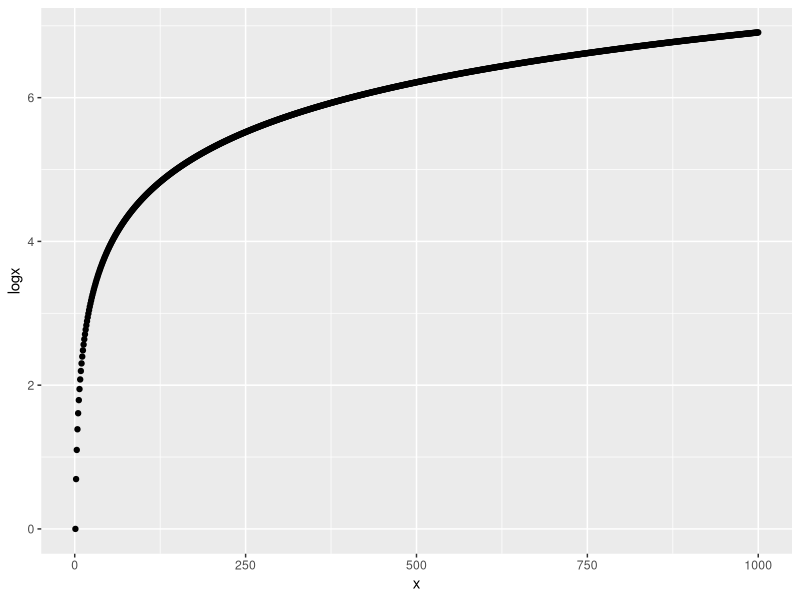
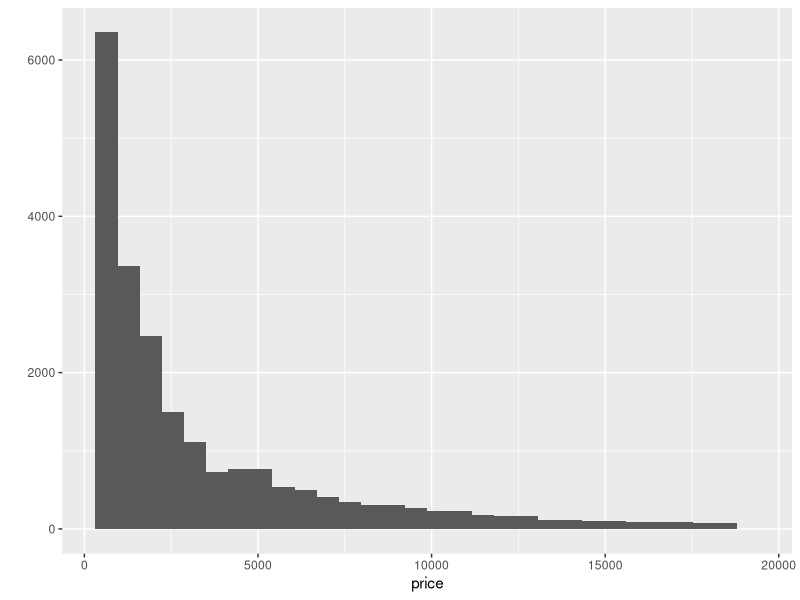
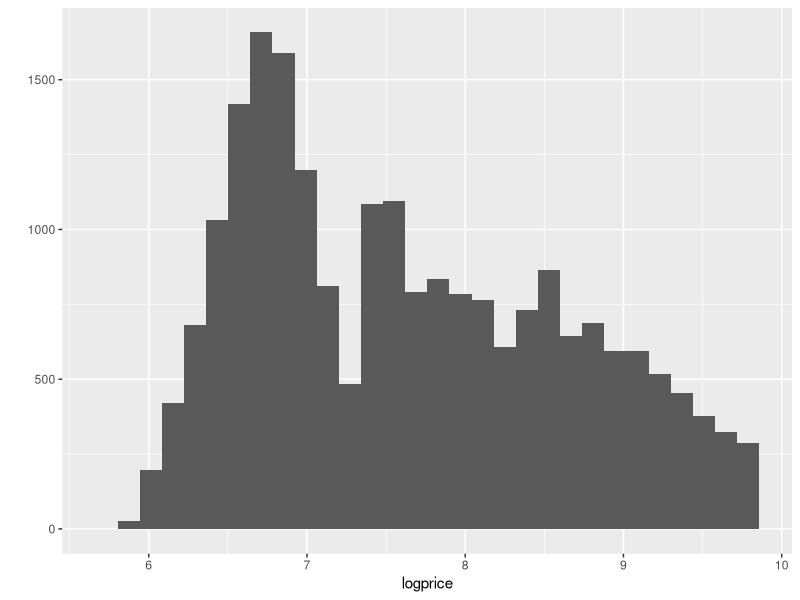
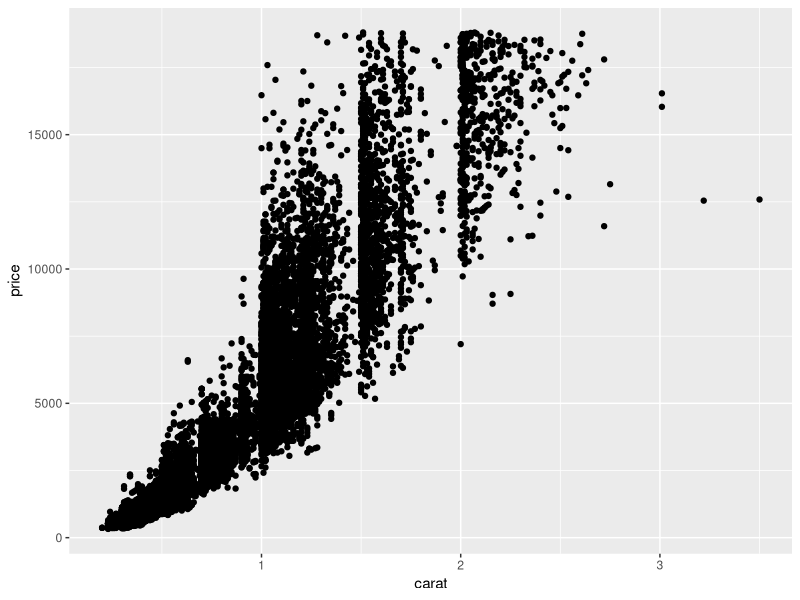
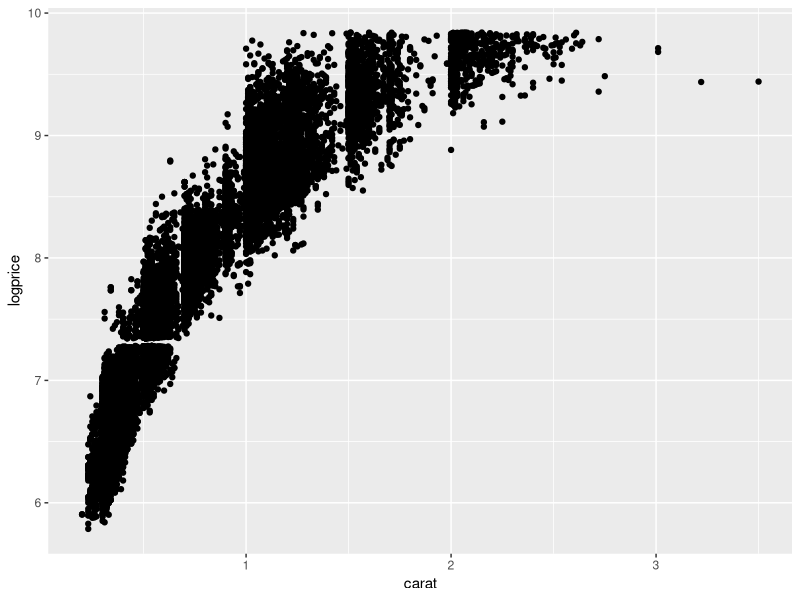
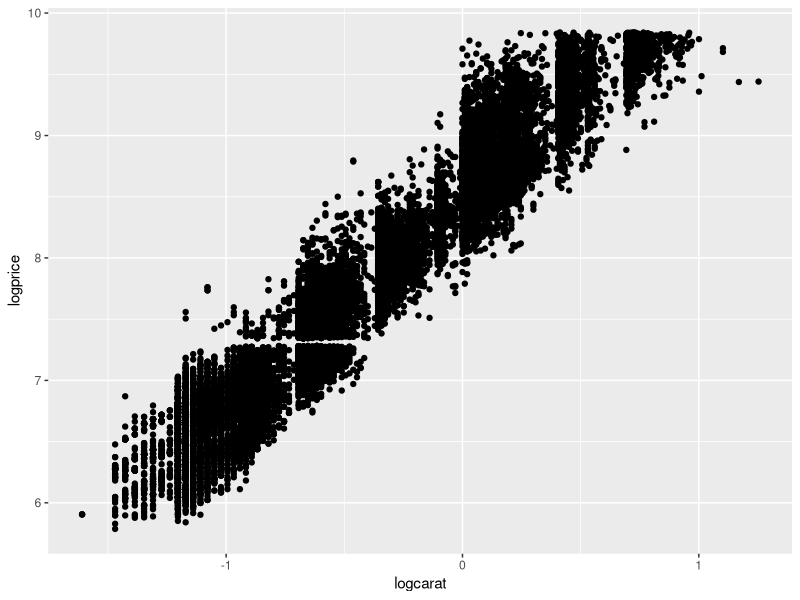
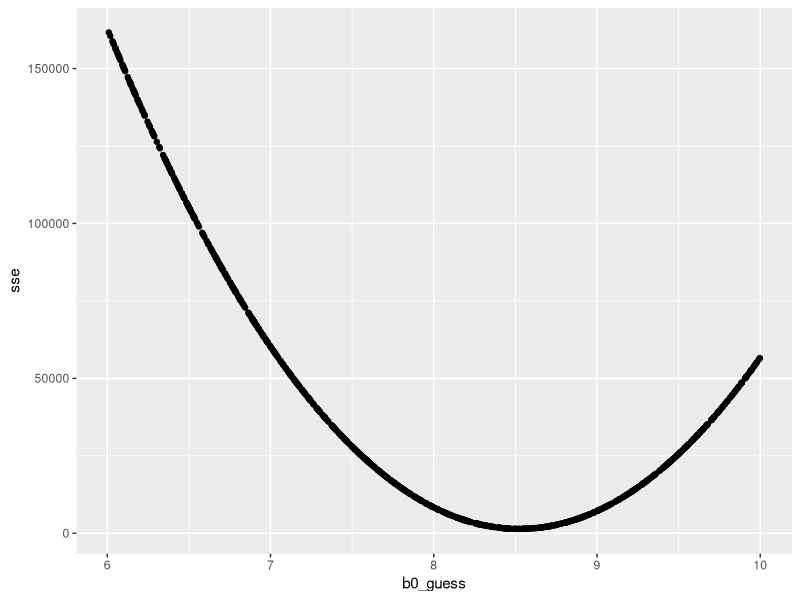
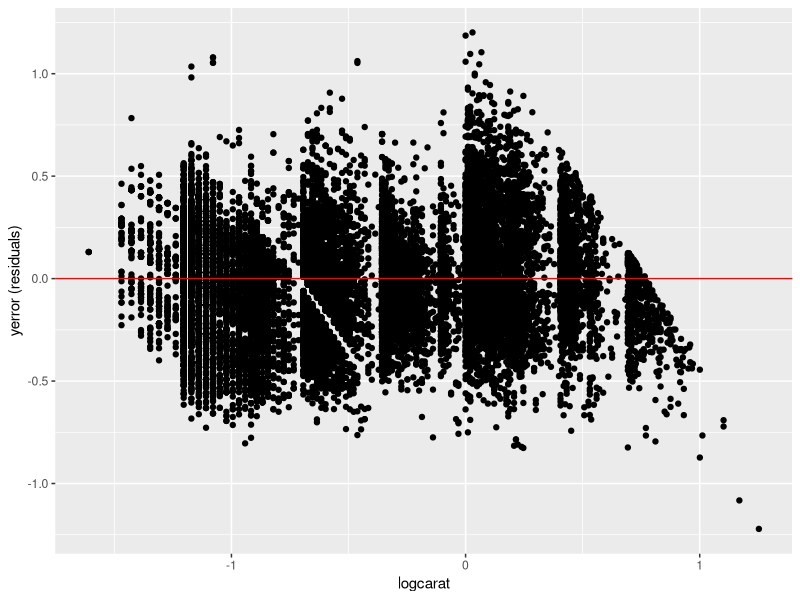

The R script that drew these images, in order:
## ---- chunk 1
knitr::opts_chunk$set(echo = TRUE)
## ---- chunk 2
## Including Plots

## You can also embed plots, for example:
## plot(pressure)

## Note that the `echo = FALSE` parameter was added to the code chunk to prevent printing of the R code that generated the plot.

## ---- chunk 3
library(tidyverse)
data("diamonds")
view(diamonds)
table(diamonds$cut)
ideal <- filter(diamonds, cut == "Ideal")
view(ideal)
mean(ideal$carat)
## ---- chunk 4
x <- 1:1000
logx <- log(x)
qplot(x, logx)
## ---- chunk 5
log(1) # log(1) == 0

log(2*3)
log(2) + log(3) # log(z*w) == log(z) + log(w)

log(2^3)
3 * log(2) # log(z^w) == w * log(z)

exp(log(5.4)) # exp(log(x)) == x, where exp() takes e (~= 2.72) and raises it to the value of the function's argument
## ---- chunk 6
ideal$logprice<-log(ideal$price)
ideal$logcarat<-log(ideal$carat)
view(ideal)
## ---- chunk 7
qplot(x = price, data = ideal)
qplot(x = logprice, data = ideal)
## ---- chunk 8
qplot(x = carat, y = price, data = ideal,xlab = "carat", ylab = "price")
qplot(x = carat, y = logprice, data = ideal,xlab = "carat", ylab = "logprice")
qplot(x = logcarat, y = logprice, data = ideal,xlab = "logcarat", ylab = "logprice")
## ---- chunk 9
m1 <- lm(formula = logprice ~ logcarat, data = ideal)
#str(m1)
summary(m1)
coef(m1)
model_coefs <- coef(m1)

## ---- chunk 10
model_coefs
## ---- chunk 11
exp(model_coefs[1])
## ---- chunk 12
carat_samples <- data.frame(logcarat=log(c(0.5,1.0,1.5)))
carat_samples
price_samples <- predict(m1,newdata = carat_samples)

print("Prediction of logprice for carat sizes of 0.5, 1 and 1.5 carats")
c(0.5,1.0,1.5)
print(price_samples)
print("Prediction of price for carat sizes of 0.5, 1 and 1.5 carats:")
c(0.5,1.0,1.5)
exp(price_samples)

## ---- chunk 13
model_score_int <- function(b0, x, y){
  b1 <- (mean(y) - b0) / mean(x)
  yhat <- b0 + b1 * x
  e <- y - yhat
  sum(e^2)
}
## ---- chunk 14
sse_sample <- model_score_int(b0 = 8, x = ideal$logcarat, y = ideal$logprice)
sse_sample

## ---- chunk 15
n_guess <- 1000
# 1000 random draws between 0 and 1000.
b0_guess <- runif(n = n_guess, min = 6, max = 10)
head(b0_guess)
## ---- chunk 16
sse <- map_dbl(b0_guess, model_score_int, x = ideal$logcarat, y = ideal$logprice)
length(sse)
head(sse)
# min(sse)
## ---- chunk 17
qplot(b0_guess, sse)
## ---- chunk 18
anova(m1)
## ---- chunk 19
ssr_m1 <- 19809.7/21220.4
ssr_m1
summary(m1)
## ---- chunk 20
ydata <- ideal$logprice

# we are not sending data to predict. So it uses the previous data and y of the original fit to the data.
yfit <- predict(m1)
yerror <- residuals(m1)
# for plotting purposes only
m2 <- lm(residuals(m1) ~ ideal$logcarat)

qplot(x=ideal$logcarat, y=yerror,xlab = "logcarat", ylab = "yerror (residuals)") + geom_abline(intercept=coef(m2)[1], slope=coef(m2)[2], color = "red")

## ---- chunk 21
diamonds %>%
  mutate(price_carat = price / carat) %>%
  group_by(cut) %>%
  summarize(m_price_carat = mean(price_carat))
